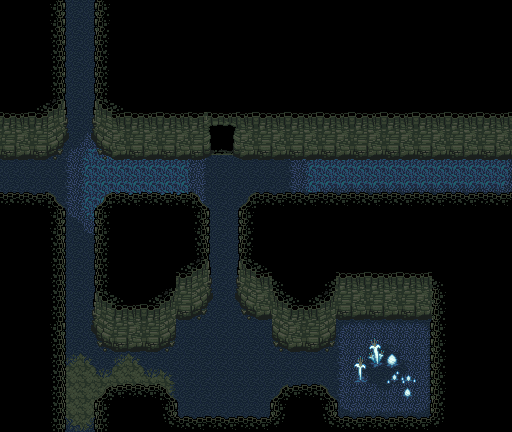

This is a level from a 2D game, rendered from its Tiled map with the project's own tilesets. A one-line summary and the map file follow, with tile-layer data summarised:
An orthogonal 32x27 tile map with 16x16 px tiles, 2 tile layers (Natural Lower Chip, Natural Walls), 1 hidden layer not drawn, 3 tilesets and 5 objects (Event, warper, Character, checkpoint, stalker).

<map version="1.0" orientation="orthogonal" renderorder="right-down" width="32" height="27" tilewidth="16" tileheight="16" nextobjectid="8">
 <tileset firstgid="1" name="rtp" tilewidth="16" tileheight="16">
  <image source="../tilesets/test/rtp.png" width="64" height="32" />
  <tile id="0">
   <properties>
    <property name="glow" value="glow_test.png" />
   </properties>
  </tile>
  <tile id="1">
   <properties>
    <property name="x" value="" />
   </properties>
  </tile>
  <tile id="3">
   <properties>
    <property name="x" value="" />
   </properties>
  </tile>
  <tile id="5">
   <properties>
    <property name="x" value="" />
   </properties>
  </tile>
  <tile id="7">
   <properties>
    <property name="x" value="" />
   </properties>
  </tile>
 </tileset>
 <tileset firstgid="9" source="../tilesets/artificial.tsx" />
 <tileset firstgid="73" source="../tilesets/natural.tsx" />
 <layer name="Artificial Lower Chip" width="32" height="27" visible="0">
  <properties>
   <property name="z" value="0.0" />
  </properties>
  <data>[864 cells, 864 non-empty, 54 distinct tile ids]</data>
 </layer>
 <layer name="Natural Lower Chip" width="32" height="27">
  <properties>
   <property name="alt" value="true" />
   <property name="z" value="0.0" />
  </properties>
  <data>[864 cells, 318 non-empty, 30 distinct tile ids]</data>
 </layer>
 <layer name="Natural Walls" width="32" height="27">
  <properties>
   <property name="alt" value="true" />
   <property name="z" value=".1" />
  </properties>
  <data>[864 cells, 340 non-empty, 56 distinct tile ids]</data>
 </layer>
 <objectgroup name="Object Layer" visible="0">
  <properties>
   <property name="z" value=".5" />
  </properties>
  <object id="1" name="autostart" type="Event" x="64" y="160" width="16" height="16">
   <properties>
    <property name="hide" value="return true" />
    <property name="onEnter" value="speak('Radio box test. Radio box test. 1 2 3. Radio box test.'); sceneSwitch('auto_intro', true)" />
   </properties>
  </object>
  <object id="2" name="test warp" type="warper" x="192" y="304" width="16" height="16" />
  <object id="3" name="npc" type="Character" x="384" y="320" width="16" height="16">
   <properties>
    <property name="appearance" value="4dir_mono" />
    <property name="onCollide" value="speak('Stop running into me you doofus')" />
    <property name="onInteract" value="speak('Thanks for talking to me.')" />
   </properties>
  </object>
  <object id="4" name="checkpoint" type="checkpoint" x="64" y="352" width="32" height="80" />
  <object id="5" name="stalker" type="stalker" x="496" y="160" width="16" height="16">
   <properties>
    <property name="appearance" value="4dir_sk" />
   </properties>
  </object>
 </objectgroup>
</map>
